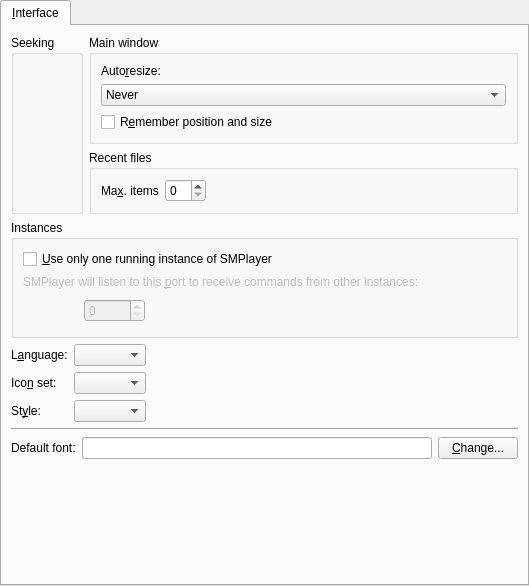
<ui version="4.0" >
 <class>PrefInterface</class>
 <widget class="QWidget" name="PrefInterface" >
  <property name="geometry" >
   <rect>
    <x>0</x>
    <y>0</y>
    <width>529</width>
    <height>586</height>
   </rect>
  </property>
  <property name="windowIcon" >
   <iconset/>
  </property>
  <layout class="QVBoxLayout" >
   <property name="margin" >
    <number>0</number>
   </property>
   <property name="spacing" >
    <number>0</number>
   </property>
   <item>
    <widget class="QTabWidget" name="tabWidget" >
     <property name="currentIndex" >
      <number>0</number>
     </property>
     <widget class="QWidget" name="tab" >
      <attribute name="title" >
       <string>&amp;Interface</string>
      </attribute>
      <layout class="QGridLayout" >
       <property name="margin" >
        <number>9</number>
       </property>
       <property name="spacing" >
        <number>6</number>
       </property>
       <item row="4" column="0" colspan="2" >
        <widget class="Line" name="line" >
         <property name="orientation" >
          <enum>Qt::Horizontal</enum>
         </property>
        </widget>
       </item>
       <item row="2" column="0" colspan="2" >
        <widget class="QGroupBox" name="groupBox_3" >
         <property name="title" >
          <string>Instances</string>
         </property>
         <layout class="QVBoxLayout" >
          <property name="margin" >
           <number>9</number>
          </property>
          <property name="spacing" >
           <number>6</number>
          </property>
          <item>
           <widget class="QCheckBox" name="single_instance_check" >
            <property name="text" >
             <string>&amp;Use only one running instance of SMPlayer</string>
            </property>
           </widget>
          </item>
          <item>
           <widget class="QLabel" name="port_label" >
            <property name="enabled" >
             <bool>false</bool>
            </property>
            <property name="text" >
             <string>SMPlayer will listen to this &amp;port to receive commands from other instances:</string>
            </property>
            <property name="alignment" >
             <set>Qt::AlignVCenter</set>
            </property>
            <property name="wordWrap" >
             <bool>true</bool>
            </property>
            <property name="buddy" >
             <cstring>server_port_spin</cstring>
            </property>
           </widget>
          </item>
          <item>
           <layout class="QHBoxLayout" >
            <property name="margin" >
             <number>0</number>
            </property>
            <property name="spacing" >
             <number>6</number>
            </property>
            <item>
             <spacer>
              <property name="orientation" >
               <enum>Qt::Horizontal</enum>
              </property>
              <property name="sizeType" >
               <enum>QSizePolicy::Fixed</enum>
              </property>
              <property name="sizeHint" >
               <size>
                <width>61</width>
                <height>31</height>
               </size>
              </property>
             </spacer>
            </item>
            <item>
             <widget class="QSpinBox" name="server_port_spin" >
              <property name="enabled" >
               <bool>false</bool>
              </property>
              <property name="maximum" >
               <number>10000</number>
              </property>
             </widget>
            </item>
            <item>
             <spacer>
              <property name="orientation" >
               <enum>Qt::Horizontal</enum>
              </property>
              <property name="sizeType" >
               <enum>QSizePolicy::Expanding</enum>
              </property>
              <property name="sizeHint" >
               <size>
                <width>270</width>
                <height>31</height>
               </size>
              </property>
             </spacer>
            </item>
           </layout>
          </item>
         </layout>
        </widget>
       </item>
       <item row="3" column="0" colspan="2" >
        <layout class="QGridLayout" >
         <property name="margin" >
          <number>0</number>
         </property>
         <property name="spacing" >
          <number>6</number>
         </property>
         <item row="2" column="2" >
          <spacer>
           <property name="orientation" >
            <enum>Qt::Horizontal</enum>
           </property>
           <property name="sizeHint" >
            <size>
             <width>40</width>
             <height>20</height>
            </size>
           </property>
          </spacer>
         </item>
         <item row="2" column="0" >
          <widget class="QLabel" name="style_label" >
           <property name="text" >
            <string>St&amp;yle:</string>
           </property>
           <property name="wordWrap" >
            <bool>false</bool>
           </property>
           <property name="buddy" >
            <cstring>style_combo</cstring>
           </property>
          </widget>
         </item>
         <item row="1" column="2" >
          <spacer>
           <property name="orientation" >
            <enum>Qt::Horizontal</enum>
           </property>
           <property name="sizeHint" >
            <size>
             <width>40</width>
             <height>20</height>
            </size>
           </property>
          </spacer>
         </item>
         <item row="0" column="0" >
          <widget class="QLabel" name="textLabel1_18" >
           <property name="text" >
            <string>L&amp;anguage:</string>
           </property>
           <property name="wordWrap" >
            <bool>false</bool>
           </property>
           <property name="buddy" >
            <cstring>language_combo</cstring>
           </property>
          </widget>
         </item>
         <item row="1" column="0" >
          <widget class="QLabel" name="textLabel1_19" >
           <property name="text" >
            <string>Ico&amp;n set:</string>
           </property>
           <property name="wordWrap" >
            <bool>false</bool>
           </property>
           <property name="buddy" >
            <cstring>iconset_combo</cstring>
           </property>
          </widget>
         </item>
         <item row="0" column="2" >
          <spacer>
           <property name="orientation" >
            <enum>Qt::Horizontal</enum>
           </property>
           <property name="sizeHint" >
            <size>
             <width>40</width>
             <height>20</height>
            </size>
           </property>
          </spacer>
         </item>
         <item row="0" column="1" >
          <widget class="MyComboBox" name="language_combo" >
           <property name="sizePolicy" >
            <sizepolicy>
             <hsizetype>5</hsizetype>
             <vsizetype>0</vsizetype>
             <horstretch>0</horstretch>
             <verstretch>0</verstretch>
            </sizepolicy>
           </property>
          </widget>
         </item>
         <item row="1" column="1" >
          <widget class="MyComboBox" name="iconset_combo" >
           <property name="sizePolicy" >
            <sizepolicy>
             <hsizetype>5</hsizetype>
             <vsizetype>0</vsizetype>
             <horstretch>0</horstretch>
             <verstretch>0</verstretch>
            </sizepolicy>
           </property>
          </widget>
         </item>
         <item row="2" column="1" >
          <widget class="MyComboBox" name="style_combo" >
           <property name="sizePolicy" >
            <sizepolicy>
             <hsizetype>5</hsizetype>
             <vsizetype>0</vsizetype>
             <horstretch>0</horstretch>
             <verstretch>0</verstretch>
            </sizepolicy>
           </property>
          </widget>
         </item>
        </layout>
       </item>
       <item rowspan="2" row="0" column="0" >
        <widget class="QGroupBox" name="groupBox_2" >
         <property name="title" >
          <string>Seeking</string>
         </property>
         <layout class="QVBoxLayout" >
          <property name="margin" >
           <number>9</number>
          </property>
          <property name="spacing" >
           <number>6</number>
          </property>
          <item>
           <layout class="QVBoxLayout" >
            <property name="margin" >
             <number>0</number>
            </property>
            <property name="spacing" >
             <number>6</number>
            </property>
            <item>
             <widget class="SeekWidget" native="1" name="seek1" />
            </item>
            <item>
             <widget class="SeekWidget" native="1" name="seek2" />
            </item>
            <item>
             <widget class="SeekWidget" native="1" name="seek3" />
            </item>
            <item>
             <widget class="SeekWidget" native="1" name="seek4" />
            </item>
           </layout>
          </item>
         </layout>
        </widget>
       </item>
       <item row="1" column="1" >
        <widget class="QGroupBox" name="groupBox_4" >
         <property name="title" >
          <string>Recent files</string>
         </property>
         <layout class="QHBoxLayout" >
          <property name="margin" >
           <number>9</number>
          </property>
          <property name="spacing" >
           <number>6</number>
          </property>
          <item>
           <widget class="QLabel" name="textLabel1_15" >
            <property name="text" >
             <string>Ma&amp;x. items</string>
            </property>
            <property name="wordWrap" >
             <bool>false</bool>
            </property>
            <property name="buddy" >
             <cstring>recents_max_items_spin</cstring>
            </property>
           </widget>
          </item>
          <item>
           <widget class="QSpinBox" name="recents_max_items_spin" >
            <property name="maximum" >
             <number>20</number>
            </property>
            <property name="minimum" >
             <number>0</number>
            </property>
           </widget>
          </item>
          <item>
           <spacer>
            <property name="orientation" >
             <enum>Qt::Horizontal</enum>
            </property>
            <property name="sizeHint" >
             <size>
              <width>40</width>
              <height>20</height>
             </size>
            </property>
           </spacer>
          </item>
         </layout>
        </widget>
       </item>
       <item row="0" column="1" >
        <widget class="QGroupBox" name="groupBox" >
         <property name="title" >
          <string>Main window</string>
         </property>
         <layout class="QVBoxLayout" >
          <property name="margin" >
           <number>9</number>
          </property>
          <property name="spacing" >
           <number>6</number>
          </property>
          <item>
           <widget class="QLabel" name="label" >
            <property name="text" >
             <string>Auto&amp;resize:</string>
            </property>
            <property name="buddy" >
             <cstring>mainwindow_resize_combo</cstring>
            </property>
           </widget>
          </item>
          <item>
           <widget class="QComboBox" name="mainwindow_resize_combo" >
            <property name="sizePolicy" >
             <sizepolicy>
              <hsizetype>5</hsizetype>
              <vsizetype>0</vsizetype>
              <horstretch>0</horstretch>
              <verstretch>0</verstretch>
             </sizepolicy>
            </property>
            <item>
             <property name="text" >
              <string>Never</string>
             </property>
            </item>
            <item>
             <property name="text" >
              <string>Whenever it's needed</string>
             </property>
            </item>
            <item>
             <property name="text" >
              <string>Only after loading a new video</string>
             </property>
            </item>
           </widget>
          </item>
          <item>
           <widget class="QCheckBox" name="save_size_check" >
            <property name="text" >
             <string>R&amp;emember position and size</string>
            </property>
           </widget>
          </item>
         </layout>
        </widget>
       </item>
       <item row="5" column="0" colspan="2" >
        <layout class="QHBoxLayout" >
         <property name="margin" >
          <number>0</number>
         </property>
         <property name="spacing" >
          <number>6</number>
         </property>
         <item>
          <widget class="QLabel" name="label_2" >
           <property name="text" >
            <string>Default font:</string>
           </property>
          </widget>
         </item>
         <item>
          <widget class="QLineEdit" name="default_font_edit" >
           <property name="readOnly" >
            <bool>true</bool>
           </property>
          </widget>
         </item>
         <item>
          <widget class="QPushButton" name="changeFontButton" >
           <property name="text" >
            <string>&amp;Change...</string>
           </property>
          </widget>
         </item>
        </layout>
       </item>
       <item row="6" column="0" colspan="2" >
        <spacer>
         <property name="orientation" >
          <enum>Qt::Vertical</enum>
         </property>
         <property name="sizeHint" >
          <size>
           <width>20</width>
           <height>40</height>
          </size>
         </property>
        </spacer>
       </item>
      </layout>
     </widget>
    </widget>
   </item>
  </layout>
 </widget>
 <customwidgets>
  <customwidget>
   <class>MyComboBox</class>
   <extends>QComboBox</extends>
   <header>mycombobox.h</header>
  </customwidget>
  <customwidget>
   <class>SeekWidget</class>
   <extends>QWidget</extends>
   <header>seekwidget.h</header>
  </customwidget>
 </customwidgets>
 <resources/>
 <connections>
  <connection>
   <sender>single_instance_check</sender>
   <signal>toggled(bool)</signal>
   <receiver>port_label</receiver>
   <slot>setEnabled(bool)</slot>
   <hints>
    <hint type="sourcelabel" >
     <x>116</x>
     <y>231</y>
    </hint>
    <hint type="destinationlabel" >
     <x>126</x>
     <y>245</y>
    </hint>
   </hints>
  </connection>
  <connection>
   <sender>single_instance_check</sender>
   <signal>toggled(bool)</signal>
   <receiver>server_port_spin</receiver>
   <slot>setEnabled(bool)</slot>
   <hints>
    <hint type="sourcelabel" >
     <x>55</x>
     <y>227</y>
    </hint>
    <hint type="destinationlabel" >
     <x>98</x>
     <y>277</y>
    </hint>
   </hints>
  </connection>
 </connections>
</ui>
